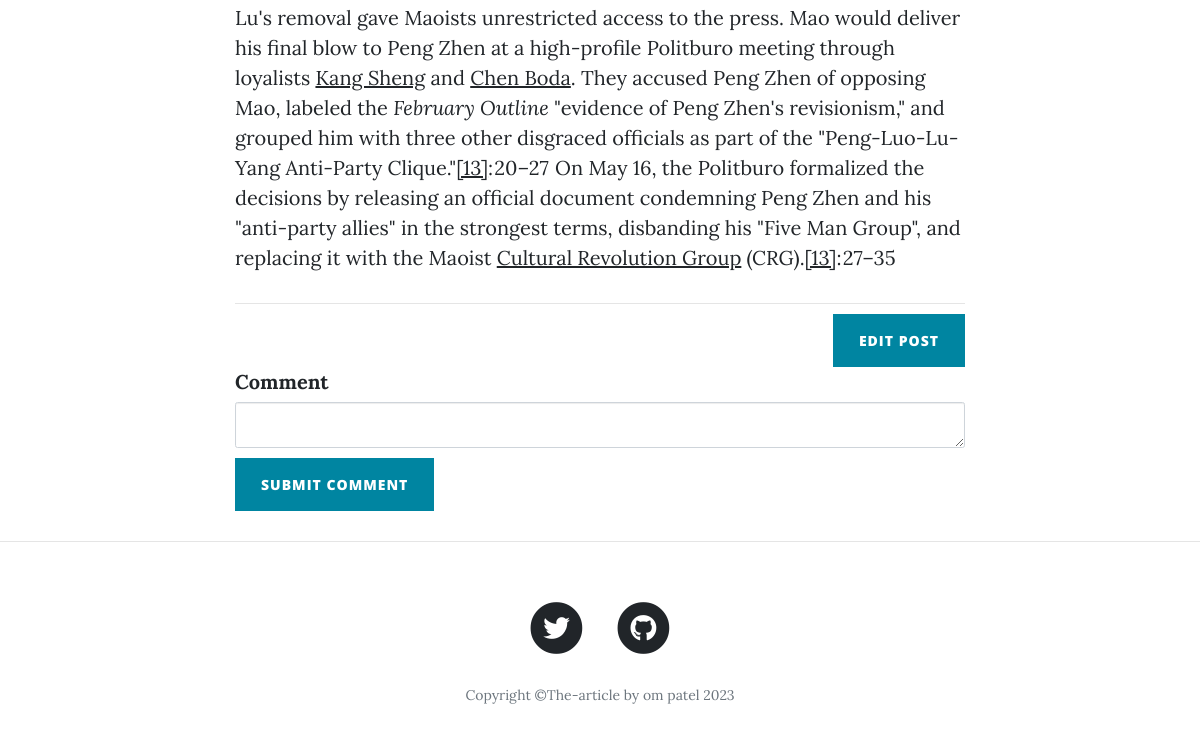
Page /post/3 (signed in, lower part) on the earlier database version.
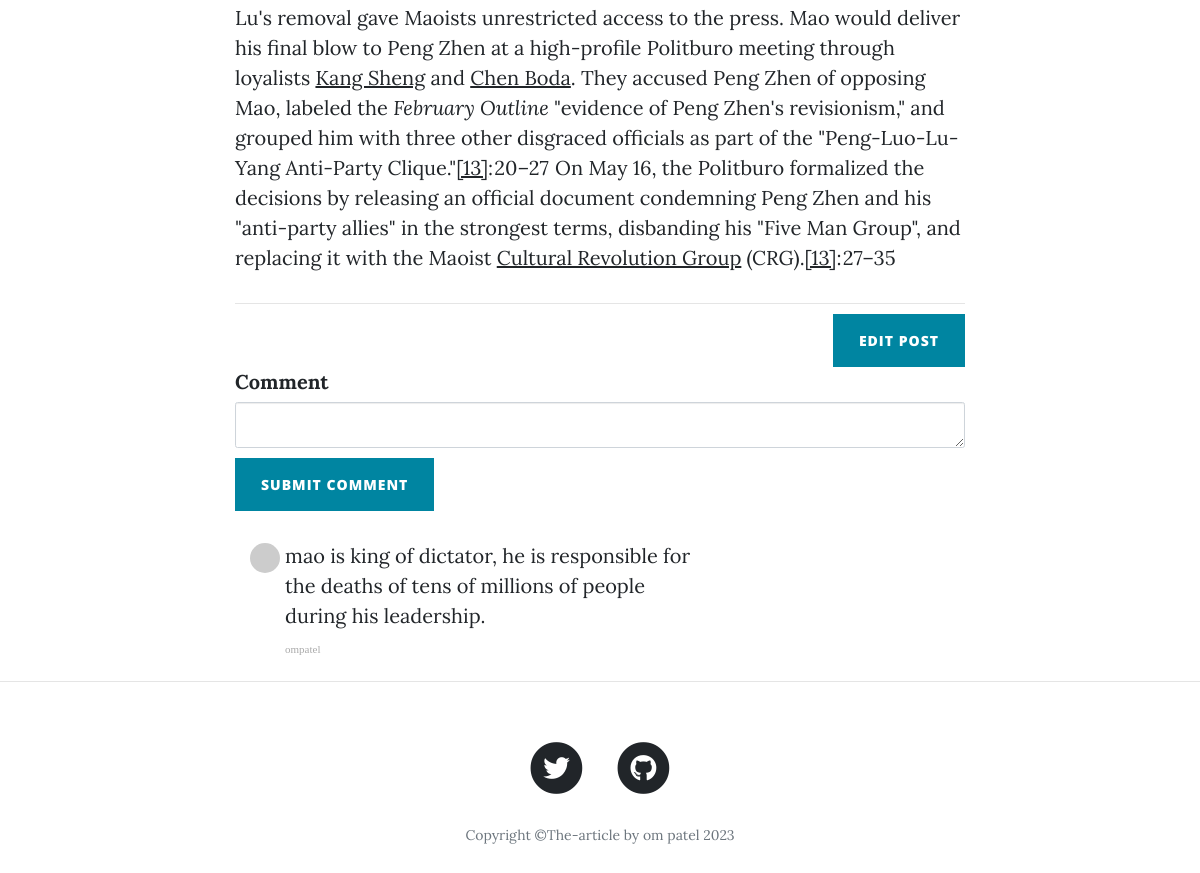
Same page on the later database version.
### app.py (models this page shows)
class BlogPost(db.Model):
    __tablename__ = "blog_posts"
    id = db.Column(db.Integer, primary_key=True)
    title = db.Column(db.String(250), unique=True, nullable=False)
    subtitle = db.Column(db.String(250), nullable=False)
    date = db.Column(db.String(250), nullable=False)
    body = db.Column(db.Text, nullable=False)
    img_url = db.Column(db.String(250), nullable=False)
    author_id = db.Column(db.Integer, db.ForeignKey("users.id"))
    author = relationship("User", back_populates="posts")
    comments =  relationship("Comment",back_populates="parent_post")

class Comment(db.Model):
    __tablename__ = "comments"
    id = db.Column(db.Integer, primary_key=True)
    text = db.Column(db.Text, nullable=False)
    user_id = db.Column(db.Integer, db.ForeignKey("users.id"))
    blog_id = db.Column(db.Integer, db.ForeignKey("blog_posts.id"))
    comment_author =  relationship("User", back_populates="comments")
    parent_post = relationship("BlogPost",back_populates="comments")

class User(UserMixin, db.Model):
    __tablename__ = "users"
    id = db.Column(db.Integer, primary_key=True)
    email = db.Column(db.String(100), unique=True)
    password = db.Column(db.String(100))
    name = db.Column(db.String(100))
    posts = relationship("BlogPost", back_populates="author")
    comments = relationship("Comment",back_populates="comment_author")

### app.py (the view, shortened to what this page needs)
@app.route("/post/<int:post_id>", methods=['POST', 'GET'])
@login_required
def show_post(post_id):
    form = CommentForm()
    requested_post = BlogPost.query.get(post_id)
    return render_template("post.html", post=requested_post, current_user=current_user, form=form)

### forms.py
class CommentForm(FlaskForm):
    comment = CKEditorField("Comment",validators=[DataRequired()])
    submit = SubmitField("submit comment")

### app.py (called while the page is built)
@login_manager.user_loader
def load_user(user_id):
    return User.query.get(int(user_id))

### templates/post.html (shortened to what this page needs)
{% extends 'bootstrap/base.html' %}
{% import "bootstrap/wtf.html" as wtf %}
{% block content %}
{% include "header.html" %}
<article>
    <div class="container">
        <div class="row">
            <div class="col-lg-8 col-md-10 mx-auto">
                {{ post.body|safe }}
                <hr>
                {% if current_user.id == 1 %}
                <div class="clearfix">
                    <a class="btn btn-primary float-right" href="{{url_for('edit_post', post_id=post.id)}}">Edit
                        Post</a>
                </div>
                {% endif %}
                {{ wtf.quick_form(form, novalidate=True, button_map={"submit": "primary"}) }}
                <div class="col-lg-8 col-md-10 mx-auto comment">
                    {% for comment in post.comments: %}
                    <ul class="commentList">
                        <li>
                            <div class="commenterImage">
                                <img src="{{ comment.comment_author.email | gravatar }}"/>
                            </div>
                            <div class="commentText">
                                {{comment.text|safe}}
                                <span class="date sub-text">{{comment.comment_author.name}}</span>
                            </div>
                        </li>
                    </ul>
                    {% endfor %}
                </div>
            </div>
        </div>
    </div>
</article>
<hr>
{% include "footer.html" %}
{% endblock %}

### templates/header.html (shortened to what this page needs)
<!DOCTYPE html>
<html lang="en">
  <head>
    <link
      href="{{ url_for('static', filename='vendor/bootstrap/css/bootstrap.min.css') }}"
      rel="stylesheet"
    />
    <link
      href="{{ url_for('static', filename='vendor/fontawesome-free/css/all.min.css')}}"
      rel="stylesheet"
      type="text/css"
    />
    <link
      href="{{ url_for('static', filename='css/clean-blog.min.css')}}"
      rel="stylesheet"
    />
  </head>
  <body>
  </body>
</html>

### templates/footer.html (shortened to what this page needs)
  <footer>
    <div class="container">
      <div class="row">
        <div class="col-lg-8 col-md-10 mx-auto">
          <ul class="list-inline text-center">
            <li class="list-inline-item">
              <a href="https://twitter.com/OMPatel09051742">
                <span class="fa-stack fa-lg">
                  <i class="fas fa-circle fa-stack-2x"></i>
                  <i class="fab fa-twitter fa-stack-1x fa-inverse"></i>
                </span>
              </a>
            </li>
            <li class="list-inline-item">
              <a href="https://github.com/patelom123234">
                <span class="fa-stack fa-lg">
                  <i class="fas fa-circle fa-stack-2x"></i>
                  <i class="fab fa-github fa-stack-1x fa-inverse"></i>
                </span>
              </a>
            </li>
          </ul>
          <p class="copyright text-muted">Copyright &copy;The-article by om patel 2023</p>
        </div>
      </div>
    </div>
  </footer>
</body>
</html>

Differences in the rows shown:
added Comment: text "mao is king of dictator, he is responsible for the deaths of tens of millions of people during his leadership.", comment_author.name "ompatel"
